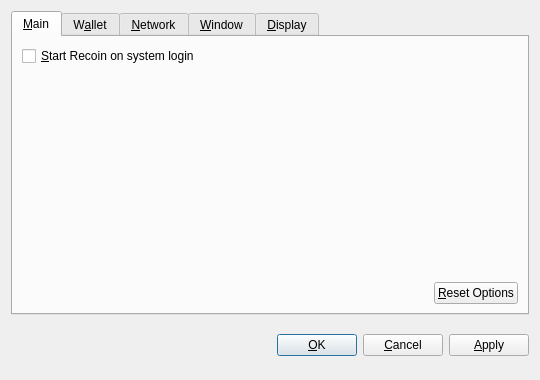
<?xml version="1.0" encoding="UTF-8"?>
<ui version="4.0">
 <class>OptionsDialog</class>
 <widget class="QDialog" name="OptionsDialog">
  <property name="geometry">
   <rect>
    <x>0</x>
    <y>0</y>
    <width>540</width>
    <height>380</height>
   </rect>
  </property>
  <property name="windowTitle">
   <string>Options</string>
  </property>
  <property name="modal">
   <bool>true</bool>
  </property>
  <layout class="QVBoxLayout" name="verticalLayout">
   <item>
    <widget class="QTabWidget" name="tabWidget">
     <property name="tabPosition">
      <enum>QTabWidget::North</enum>
     </property>
     <property name="currentIndex">
      <number>0</number>
     </property>
     <widget class="QWidget" name="tabMain">
      <attribute name="title">
       <string>&amp;Main</string>
      </attribute>
      <layout class="QVBoxLayout" name="verticalLayout_Main">
       <item>
        <widget class="QCheckBox" name="bitcoinAtStartup">
         <property name="toolTip">
          <string>Automatically start Recoin after logging in to the system.</string>
         </property>
         <property name="text">
          <string>&amp;Start Recoin on system login</string>
         </property>
        </widget>
       </item>
       <item>
        <spacer name="verticalSpacer_Main">
         <property name="orientation">
          <enum>Qt::Vertical</enum>
         </property>
         <property name="sizeHint" stdset="0">
          <size>
           <width>20</width>
           <height>40</height>
          </size>
         </property>
        </spacer>
       </item>
       <item>
        <layout class="QHBoxLayout" name="horizontalLayout_2_Main">
         <item>
          <spacer name="horizontalSpacer_2_Main">
           <property name="orientation">
            <enum>Qt::Horizontal</enum>
           </property>
           <property name="sizeHint" stdset="0">
            <size>
             <width>40</width>
             <height>20</height>
            </size>
           </property>
          </spacer>
         </item>
         <item>
          <widget class="QPushButton" name="resetButton">
           <property name="toolTip">
            <string>Reset all client options to default.</string>
           </property>
           <property name="text">
            <string>&amp;Reset Options</string>
           </property>
           <property name="autoDefault">
            <bool>false</bool>
           </property>
          </widget>
         </item>
        </layout>
       </item>
      </layout>
     </widget>
     <widget class="QWidget" name="tabWallet">
      <attribute name="title">
       <string>W&amp;allet</string>
      </attribute>
      <layout class="QVBoxLayout" name="verticalLayout_Network">
       <item>
        <widget class="QLabel" name="transactionFeeInfoLabel">
         <property name="text">
          <string>Optional transaction fee per kB that helps make sure your transactions are processed quickly. Most transactions are 1 kB.</string>
         </property>
         <property name="textFormat">
          <enum>Qt::PlainText</enum>
         </property>
         <property name="wordWrap">
          <bool>true</bool>
         </property>
        </widget>
       </item>
       <item>
        <layout class="QHBoxLayout" name="horizontalLayout_1_Main">
         <item>
          <widget class="QLabel" name="transactionFeeLabel">
           <property name="text">
            <string>Pay transaction &amp;fee</string>
           </property>
           <property name="textFormat">
            <enum>Qt::PlainText</enum>
           </property>
           <property name="buddy">
            <cstring>transactionFee</cstring>
           </property>
          </widget>
         </item>
         <item>
          <widget class="BitcoinAmountField" name="transactionFee"/>
         </item>
         <item>
          <spacer name="horizontalSpacer_1_Main">
           <property name="orientation">
            <enum>Qt::Horizontal</enum>
           </property>
           <property name="sizeHint" stdset="0">
            <size>
             <width>40</width>
             <height>20</height>
            </size>
           </property>
          </spacer>
         </item>
        </layout>
       </item>
       <item>
        <widget class="QLabel" name="label">
         <property name="text">
          <string>If you disable the spending of unconfirmed change, the change from a transaction cannot be used until that transaction has at least one confirmation. This also affects how your balance is computed.</string>
         </property>
         <property name="wordWrap">
          <bool>true</bool>
         </property>
        </widget>
       </item>
       <item>
        <widget class="QCheckBox" name="spendZeroConfChange">
         <property name="text">
          <string>Spend unconfirmed change  (experts only)</string>
         </property>
        </widget>
       </item>
       <item>
        <spacer name="verticalSpacer">
         <property name="orientation">
          <enum>Qt::Vertical</enum>
         </property>
         <property name="sizeHint" stdset="0">
          <size>
           <width>20</width>
           <height>40</height>
          </size>
         </property>
        </spacer>
       </item>
      </layout>
     </widget>
     <widget class="QWidget" name="tabNetwork">
      <attribute name="title">
       <string>&amp;Network</string>
      </attribute>
      <layout class="QVBoxLayout" name="verticalLayout_Network">
       <item>
        <widget class="QCheckBox" name="mapPortUpnp">
         <property name="toolTip">
          <string>Automatically open the Recoin client port on the router. This only works when your router supports UPnP and it is enabled.</string>
         </property>
         <property name="text">
          <string>Map port using &amp;UPnP</string>
         </property>
        </widget>
       </item>
       <item>
        <widget class="QCheckBox" name="connectSocks">
         <property name="toolTip">
          <string>Connect to the Recoin network through a SOCKS proxy (e.g. when connecting through Tor).</string>
         </property>
         <property name="text">
          <string>&amp;Connect through SOCKS proxy:</string>
         </property>
        </widget>
       </item>
       <item>
        <layout class="QHBoxLayout" name="horizontalLayout_Network">
         <item>
          <widget class="QLabel" name="proxyIpLabel">
           <property name="text">
            <string>Proxy &amp;IP:</string>
           </property>
           <property name="textFormat">
            <enum>Qt::PlainText</enum>
           </property>
           <property name="buddy">
            <cstring>proxyIp</cstring>
           </property>
          </widget>
         </item>
         <item>
          <widget class="QValidatedLineEdit" name="proxyIp">
           <property name="maximumSize">
            <size>
             <width>140</width>
             <height>16777215</height>
            </size>
           </property>
           <property name="toolTip">
            <string>IP address of the proxy (e.g. 127.0.0.1)</string>
           </property>
          </widget>
         </item>
         <item>
          <widget class="QLabel" name="proxyPortLabel">
           <property name="text">
            <string>&amp;Port:</string>
           </property>
           <property name="textFormat">
            <enum>Qt::PlainText</enum>
           </property>
           <property name="buddy">
            <cstring>proxyPort</cstring>
           </property>
          </widget>
         </item>
         <item>
          <widget class="QLineEdit" name="proxyPort">
           <property name="maximumSize">
            <size>
             <width>55</width>
             <height>16777215</height>
            </size>
           </property>
           <property name="toolTip">
            <string>Port of the proxy (e.g. 9050)</string>
           </property>
          </widget>
         </item>
         <item>
          <widget class="QLabel" name="socksVersionLabel">
           <property name="text">
            <string>SOCKS &amp;Version:</string>
           </property>
           <property name="textFormat">
            <enum>Qt::PlainText</enum>
           </property>
           <property name="buddy">
            <cstring>socksVersion</cstring>
           </property>
          </widget>
         </item>
         <item>
          <widget class="QValueComboBox" name="socksVersion">
           <property name="toolTip">
            <string>SOCKS version of the proxy (e.g. 5)</string>
           </property>
          </widget>
         </item>
         <item>
          <spacer name="horizontalSpacer_Network">
           <property name="orientation">
            <enum>Qt::Horizontal</enum>
           </property>
           <property name="sizeHint" stdset="0">
            <size>
             <width>40</width>
             <height>20</height>
            </size>
           </property>
          </spacer>
         </item>
        </layout>
       </item>
       <item>
        <spacer name="verticalSpacer_Network">
         <property name="orientation">
          <enum>Qt::Vertical</enum>
         </property>
         <property name="sizeHint" stdset="0">
          <size>
           <width>20</width>
           <height>40</height>
          </size>
         </property>
        </spacer>
       </item>
      </layout>
     </widget>
     <widget class="QWidget" name="tabWindow">
      <attribute name="title">
       <string>&amp;Window</string>
      </attribute>
      <layout class="QVBoxLayout" name="verticalLayout_Window">
       <item>
        <widget class="QCheckBox" name="minimizeToTray">
         <property name="toolTip">
          <string>Show only a tray icon after minimizing the window.</string>
         </property>
         <property name="text">
          <string>&amp;Minimize to the tray instead of the taskbar</string>
         </property>
        </widget>
       </item>
       <item>
        <widget class="QCheckBox" name="minimizeOnClose">
         <property name="toolTip">
          <string>Minimize instead of exit the application when the window is closed. When this option is enabled, the application will be closed only after selecting Quit in the menu.</string>
         </property>
         <property name="text">
          <string>M&amp;inimize on close</string>
         </property>
        </widget>
       </item>
       <item>
        <spacer name="verticalSpacer_Window">
         <property name="orientation">
          <enum>Qt::Vertical</enum>
         </property>
         <property name="sizeHint" stdset="0">
          <size>
           <width>20</width>
           <height>40</height>
          </size>
         </property>
        </spacer>
       </item>
      </layout>
     </widget>
     <widget class="QWidget" name="tabDisplay">
      <attribute name="title">
       <string>&amp;Display</string>
      </attribute>
      <layout class="QVBoxLayout" name="verticalLayout_Display">
       <item>
        <layout class="QHBoxLayout" name="horizontalLayout_1_Display">
         <item>
          <widget class="QLabel" name="langLabel">
           <property name="text">
            <string>User Interface &amp;language:</string>
           </property>
           <property name="textFormat">
            <enum>Qt::PlainText</enum>
           </property>
           <property name="buddy">
            <cstring>lang</cstring>
           </property>
          </widget>
         </item>
         <item>
          <widget class="QValueComboBox" name="lang">
           <property name="toolTip">
            <string>The user interface language can be set here. This setting will take effect after restarting Recoin.</string>
           </property>
          </widget>
         </item>
        </layout>
       </item>
       <item>
        <layout class="QHBoxLayout" name="horizontalLayout_2_Display">
         <item>
          <widget class="QLabel" name="unitLabel">
           <property name="text">
            <string>&amp;Unit to show amounts in:</string>
           </property>
           <property name="textFormat">
            <enum>Qt::PlainText</enum>
           </property>
           <property name="buddy">
            <cstring>unit</cstring>
           </property>
          </widget>
         </item>
         <item>
          <widget class="QValueComboBox" name="unit">
           <property name="toolTip">
            <string>Choose the default subdivision unit to show in the interface and when sending coins.</string>
           </property>
          </widget>
         </item>
        </layout>
       </item>
       <item>
        <widget class="QCheckBox" name="displayAddresses">
         <property name="toolTip">
          <string>Whether to show Recoin addresses in the transaction list or not.</string>
         </property>
         <property name="text">
          <string>&amp;Display addresses in transaction list</string>
         </property>
        </widget>
       </item>
       <item>
        <widget class="QCheckBox" name="coinControlFeatures">
         <property name="toolTip">
          <string>Whether to show coin control features or not.</string>
         </property>
         <property name="text">
          <string>Display coin &amp;control features (experts only!)</string>
         </property>
        </widget>
       </item>
       <item>
        <spacer name="verticalSpacer_Display">
         <property name="orientation">
          <enum>Qt::Vertical</enum>
         </property>
         <property name="sizeHint" stdset="0">
          <size>
           <width>20</width>
           <height>40</height>
          </size>
         </property>
        </spacer>
       </item>
      </layout>
     </widget>
    </widget>
   </item>
   <item>
    <layout class="QHBoxLayout" name="horizontalLayout_Buttons">
     <item>
      <spacer name="horizontalSpacer_1">
       <property name="orientation">
        <enum>Qt::Horizontal</enum>
       </property>
       <property name="sizeHint" stdset="0">
        <size>
         <width>40</width>
         <height>48</height>
        </size>
       </property>
      </spacer>
     </item>
     <item>
      <widget class="QLabel" name="statusLabel">
       <property name="font">
        <font>
         <weight>75</weight>
         <bold>true</bold>
        </font>
       </property>
       <property name="text">
        <string/>
       </property>
       <property name="textFormat">
        <enum>Qt::PlainText</enum>
       </property>
       <property name="wordWrap">
        <bool>true</bool>
       </property>
      </widget>
     </item>
     <item>
      <spacer name="horizontalSpacer_2">
       <property name="orientation">
        <enum>Qt::Horizontal</enum>
       </property>
       <property name="sizeHint" stdset="0">
        <size>
         <width>40</width>
         <height>48</height>
        </size>
       </property>
      </spacer>
     </item>
     <item>
      <widget class="QPushButton" name="okButton">
       <property name="text">
        <string>&amp;OK</string>
       </property>
      </widget>
     </item>
     <item>
      <widget class="QPushButton" name="cancelButton">
       <property name="text">
        <string>&amp;Cancel</string>
       </property>
       <property name="autoDefault">
        <bool>false</bool>
       </property>
      </widget>
     </item>
     <item>
      <widget class="QPushButton" name="applyButton">
       <property name="text">
        <string>&amp;Apply</string>
       </property>
       <property name="autoDefault">
        <bool>false</bool>
       </property>
      </widget>
     </item>
    </layout>
   </item>
  </layout>
 </widget>
 <customwidgets>
  <customwidget>
   <class>BitcoinAmountField</class>
   <extends>QSpinBox</extends>
   <header>bitcoinamountfield.h</header>
  </customwidget>
  <customwidget>
   <class>QValueComboBox</class>
   <extends>QComboBox</extends>
   <header>qvaluecombobox.h</header>
  </customwidget>
  <customwidget>
   <class>QValidatedLineEdit</class>
   <extends>QLineEdit</extends>
   <header>qvalidatedlineedit.h</header>
  </customwidget>
 </customwidgets>
 <resources/>
 <connections/>
</ui>
